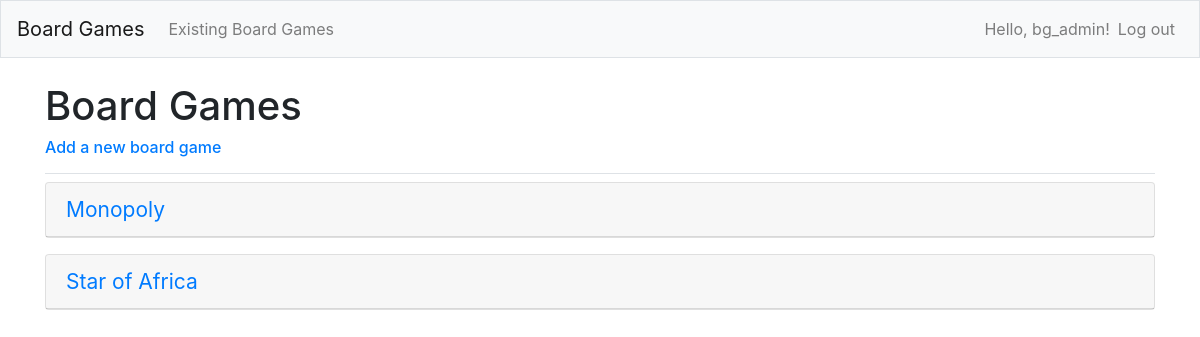
Before: /games/ (signed in) with the older database file.
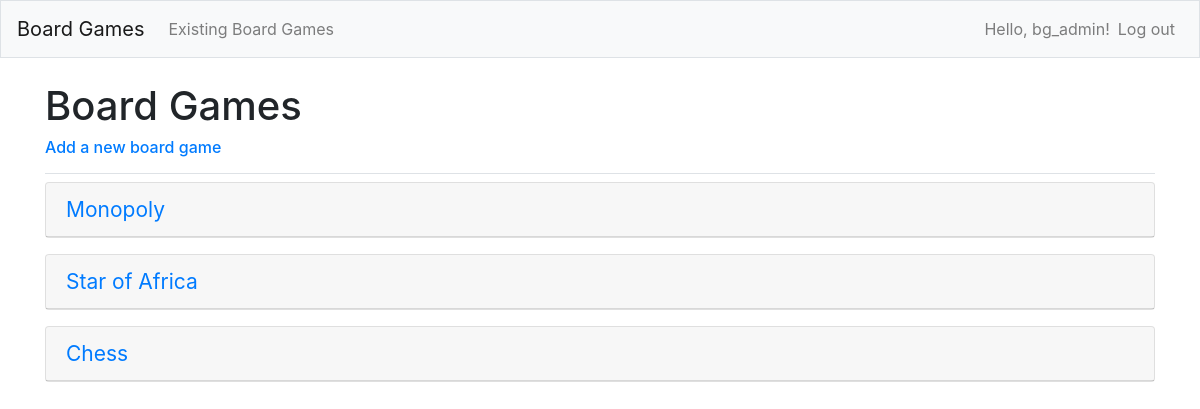
After: the same page with the newer database file.
### board_games/models.py (models this page shows)
class Game(models.Model):
    text = models.CharField(max_length=200)
    date_added = models.DateTimeField(auto_now_add=True)
    def __str__(self):
        return self.text
    owner = models.ForeignKey(User, on_delete=models.CASCADE) #-emilia

### board_games/views.py (the view)
# urls.py: path('games/', views.games, name='games'),
def games(request):
    games = Game.objects.order_by('date_added')
    context = {'games': games}
    return render(request, 'board_games/games.html', context)

### board_games/templates/board_games/games.html
{% extends "board_games/base.html" %}
{% block page_header %}
  <h1>Board Games</h1> <h6><a href="{% url 'board_games:new_game' %}">Add a new board game</a></h6>
{% endblock page_header %}
{% block content %}
{% for game in games %}
      <div class="card mb-3">
        <h4 class="card-header">
          <small><a href="{% url 'board_games:game' game.id %}">{{ game }}</a>
        </h4>
      </div>
    {% empty %}
      <p>No games have been added yet.</p>
    {% endfor%}
{% endblock content %}

Changed rows visible on the page:
added Game: text "Chess"
